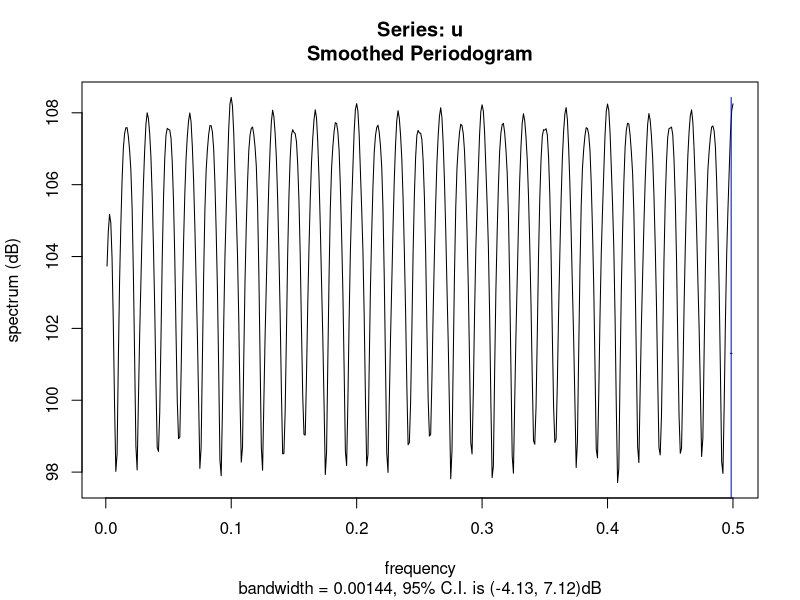

The R script that drew this image: (Note: this script raises an error after producing the figure.)
set.seed(90210)
u = exp(5*sin(2*pi*1:1000*.1) + rnorm(1000,0,4))   # the data
spec.pgram(u, spans=c(5,3), taper=.5, log="dB")

dev.new()
x = cbind(u, sqrt(u), u^(1/3))           # transformation set 
Var = var(x)                     
xspec = mvspec(x, spans=c(5,3), taper=.5, plot=FALSE)  
fxxr = Re(xspec$fxx)            
ev = eigen(Var)  
Q = ev$vectors%*%diag(1/sqrt(ev$values))%*%t(ev$vectors)               
num = xspec$n.used               
nfreq = length(xspec$freq)         
specenv = matrix(0,nfreq,1)      
beta=matrix(0,nfreq,3)          
 for (k in 1:nfreq){ 
  ev = eigen(2*Q%*%fxxr[,,k]%*%Q/num) 
  specenv[k] = ev$values[1]            
  b = Q%*%ev$vectors[,1]               
  beta[k,] = b/sign(b[1]) 
}

# output and graphics  
frequency = xspec$freq
plot(frequency, 100*specenv, type="l", ylab="Spectral Envelope (%)")
m = xspec$kernel$m
etainv = sqrt(sum(xspec$kernel[-m:m]^2))
thresh = 100*(2/num)*exp(qnorm(.999)*etainv)*rep(1,nfreq)
lines(frequency,thresh, lty="dashed", col="blue")
output = cbind(frequency, specenv, beta)
colnames(output) = c("freq","specenv","x", "sqrt(x)", "x^(1/3)")
round(output,4) 

# plot transform
dev.new()
b = output[100,3:5]
g = function(x) 4.5 + b[1]*x+b[2]*sqrt(x)+b[3]*x^(1/3)
curve(g, 1, 4000)
lines(log(1:4000), lty=2)
